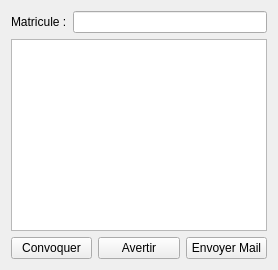
              <widget class="QWidget" name="tab_6">
               <attribute name="title">
                <string>Pointage Des Personnels</string>
               </attribute>
               <layout class="QGridLayout" name="gridLayout_13">
                <item row="0" column="0">
                 <layout class="QVBoxLayout" name="verticalLayout_8">
                  <item>
                   <layout class="QHBoxLayout" name="horizontalLayout_51">
                    <item>
                     <widget class="QLabel" name="label_82">
                      <property name="text">
                       <string>Matricule :</string>
                      </property>
                     </widget>
                    </item>
                    <item>
                     <widget class="QLineEdit" name="recherchePers_2"/>
                    </item>
                   </layout>
                  </item>
                  <item>
                   <widget class="QTableView" name="tablePointagePers_2"/>
                  </item>
                  <item>
                   <layout class="QHBoxLayout" name="horizontalLayout_52">
                    <item>
                     <widget class="QPushButton" name="convoquer_2">
                      <property name="text">
                       <string>Convoquer</string>
                      </property>
                     </widget>
                    </item>
                    <item>
                     <widget class="QPushButton" name="avertir_2">
                      <property name="text">
                       <string>Avertir</string>
                      </property>
                     </widget>
                    </item>
                    <item>
                     <widget class="QPushButton" name="envoyerMail_2">
                      <property name="text">
                       <string>Envoyer Mail</string>
                      </property>
                     </widget>
                    </item>
                   </layout>
                  </item>
                 </layout>
                </item>
               </layout>
              </widget>
